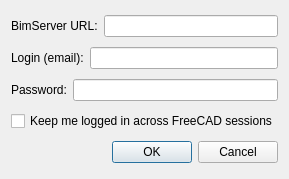
<?xml version="1.0" encoding="UTF-8"?>
<ui version="4.0">
 <class>Dialog</class>
 <widget class="QDialog" name="Dialog">
  <property name="geometry">
   <rect>
    <x>0</x>
    <y>0</y>
    <width>274</width>
    <height>179</height>
   </rect>
  </property>
  <property name="windowTitle">
   <string>BimServer Login</string>
  </property>
  <layout class="QVBoxLayout" name="verticalLayout">
   <item>
    <layout class="QHBoxLayout" name="horizontalLayout_4">
     <item>
      <widget class="QLabel" name="label_2">
       <property name="text">
        <string>BimServer URL:</string>
       </property>
      </widget>
     </item>
     <item>
      <widget class="QLineEdit" name="editUrl"/>
     </item>
    </layout>
   </item>
   <item>
    <layout class="QHBoxLayout" name="horizontalLayout">
     <item>
      <widget class="QLabel" name="label">
       <property name="text">
        <string>Login (email):</string>
       </property>
      </widget>
     </item>
     <item>
      <widget class="QLineEdit" name="editLogin"/>
     </item>
    </layout>
   </item>
   <item>
    <layout class="QHBoxLayout" name="horizontalLayout_2">
     <item>
      <widget class="QLabel" name="label_3">
       <property name="text">
        <string>Password:</string>
       </property>
      </widget>
     </item>
     <item>
      <widget class="QLineEdit" name="editPassword"/>
     </item>
    </layout>
   </item>
   <item>
    <widget class="QCheckBox" name="checkStore">
     <property name="text">
      <string>Keep me logged in across FreeCAD sessions</string>
     </property>
    </widget>
   </item>
   <item>
    <widget class="QDialogButtonBox" name="buttonBox">
     <property name="orientation">
      <enum>Qt::Horizontal</enum>
     </property>
     <property name="standardButtons">
      <set>QDialogButtonBox::Cancel|QDialogButtonBox::Ok</set>
     </property>
    </widget>
   </item>
  </layout>
 </widget>
 <resources/>
 <connections>
  <connection>
   <sender>buttonBox</sender>
   <signal>accepted()</signal>
   <receiver>Dialog</receiver>
   <slot>accept()</slot>
   <hints>
    <hint type="sourcelabel">
     <x>248</x>
     <y>254</y>
    </hint>
    <hint type="destinationlabel">
     <x>157</x>
     <y>274</y>
    </hint>
   </hints>
  </connection>
  <connection>
   <sender>buttonBox</sender>
   <signal>rejected()</signal>
   <receiver>Dialog</receiver>
   <slot>reject()</slot>
   <hints>
    <hint type="sourcelabel">
     <x>316</x>
     <y>260</y>
    </hint>
    <hint type="destinationlabel">
     <x>286</x>
     <y>274</y>
    </hint>
   </hints>
  </connection>
 </connections>
</ui>
